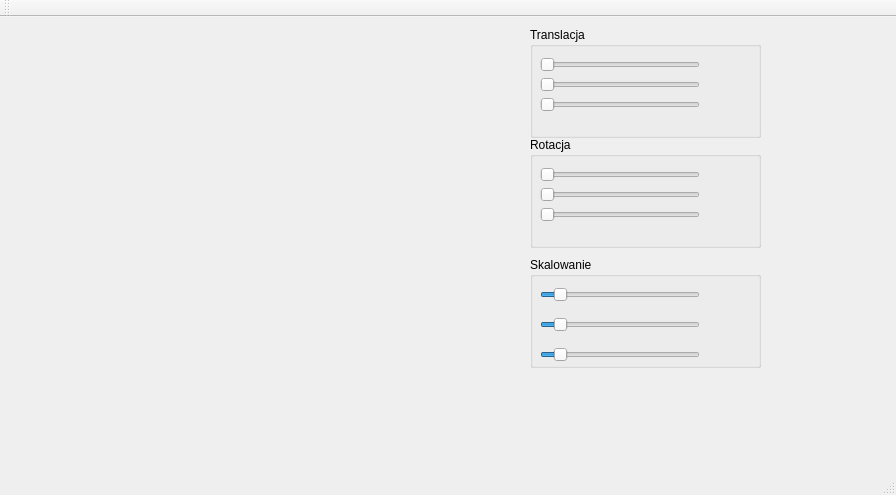
<?xml version="1.0" encoding="UTF-8"?>
<ui version="4.0">
 <class>MainWindow</class>
 <widget class="QMainWindow" name="MainWindow">
  <property name="geometry">
   <rect>
    <x>0</x>
    <y>0</y>
    <width>896</width>
    <height>495</height>
   </rect>
  </property>
  <property name="windowTitle">
   <string>Projekt</string>
  </property>
  <widget class="QWidget" name="centralWidget">
   <widget class="Canvas" name="canvas" native="true">
    <property name="geometry">
     <rect>
      <x>10</x>
      <y>10</y>
      <width>512</width>
      <height>512</height>
     </rect>
    </property>
   </widget>
   <widget class="QGroupBox" name="groupBox">
    <property name="geometry">
     <rect>
      <x>530</x>
      <y>10</y>
      <width>231</width>
      <height>111</height>
     </rect>
    </property>
    <property name="title">
     <string>Translacja</string>
    </property>
    <widget class="QSlider" name="translationX">
     <property name="geometry">
      <rect>
       <x>10</x>
       <y>30</y>
       <width>160</width>
       <height>16</height>
      </rect>
     </property>
     <property name="orientation">
      <enum>Qt::Horizontal</enum>
     </property>
    </widget>
    <widget class="QSlider" name="translationY">
     <property name="geometry">
      <rect>
       <x>10</x>
       <y>50</y>
       <width>160</width>
       <height>16</height>
      </rect>
     </property>
     <property name="orientation">
      <enum>Qt::Horizontal</enum>
     </property>
    </widget>
    <widget class="QSlider" name="translationZ">
     <property name="geometry">
      <rect>
       <x>10</x>
       <y>70</y>
       <width>160</width>
       <height>16</height>
      </rect>
     </property>
     <property name="orientation">
      <enum>Qt::Horizontal</enum>
     </property>
    </widget>
   </widget>
   <widget class="QGroupBox" name="groupBox_2">
    <property name="geometry">
     <rect>
      <x>530</x>
      <y>120</y>
      <width>231</width>
      <height>111</height>
     </rect>
    </property>
    <property name="title">
     <string>Rotacja</string>
    </property>
    <widget class="QSlider" name="rotationX">
     <property name="geometry">
      <rect>
       <x>10</x>
       <y>30</y>
       <width>160</width>
       <height>16</height>
      </rect>
     </property>
     <property name="orientation">
      <enum>Qt::Horizontal</enum>
     </property>
    </widget>
    <widget class="QSlider" name="rotationY">
     <property name="geometry">
      <rect>
       <x>10</x>
       <y>50</y>
       <width>160</width>
       <height>16</height>
      </rect>
     </property>
     <property name="orientation">
      <enum>Qt::Horizontal</enum>
     </property>
    </widget>
    <widget class="QSlider" name="rotationZ">
     <property name="geometry">
      <rect>
       <x>10</x>
       <y>70</y>
       <width>160</width>
       <height>16</height>
      </rect>
     </property>
     <property name="orientation">
      <enum>Qt::Horizontal</enum>
     </property>
    </widget>
   </widget>
   <widget class="QGroupBox" name="groupBox_3">
    <property name="geometry">
     <rect>
      <x>530</x>
      <y>240</y>
      <width>231</width>
      <height>111</height>
     </rect>
    </property>
    <property name="title">
     <string>Skalowanie</string>
    </property>
    <widget class="QSlider" name="scalingX">
     <property name="geometry">
      <rect>
       <x>10</x>
       <y>30</y>
       <width>160</width>
       <height>16</height>
      </rect>
     </property>
     <property name="minimum">
      <number>1</number>
     </property>
     <property name="value">
      <number>10</number>
     </property>
     <property name="orientation">
      <enum>Qt::Horizontal</enum>
     </property>
    </widget>
    <widget class="QSlider" name="scalingY">
     <property name="geometry">
      <rect>
       <x>10</x>
       <y>60</y>
       <width>160</width>
       <height>16</height>
      </rect>
     </property>
     <property name="minimum">
      <number>1</number>
     </property>
     <property name="value">
      <number>10</number>
     </property>
     <property name="orientation">
      <enum>Qt::Horizontal</enum>
     </property>
    </widget>
    <widget class="QSlider" name="scalingZ">
     <property name="geometry">
      <rect>
       <x>10</x>
       <y>90</y>
       <width>160</width>
       <height>16</height>
      </rect>
     </property>
     <property name="minimum">
      <number>1</number>
     </property>
     <property name="value">
      <number>10</number>
     </property>
     <property name="orientation">
      <enum>Qt::Horizontal</enum>
     </property>
    </widget>
   </widget>
  </widget>
  <widget class="QMenuBar" name="menuBar">
   <property name="geometry">
    <rect>
     <x>0</x>
     <y>0</y>
     <width>896</width>
     <height>20</height>
    </rect>
   </property>
  </widget>
  <widget class="QToolBar" name="mainToolBar">
   <attribute name="toolBarArea">
    <enum>TopToolBarArea</enum>
   </attribute>
   <attribute name="toolBarBreak">
    <bool>false</bool>
   </attribute>
  </widget>
  <widget class="QStatusBar" name="statusBar"/>
 </widget>
 <layoutdefault spacing="6" margin="11"/>
 <customwidgets>
  <customwidget>
   <class>Canvas</class>
   <extends>QWidget</extends>
   <header>canvas.h</header>
   <container>1</container>
  </customwidget>
 </customwidgets>
 <resources/>
 <connections/>
</ui>
